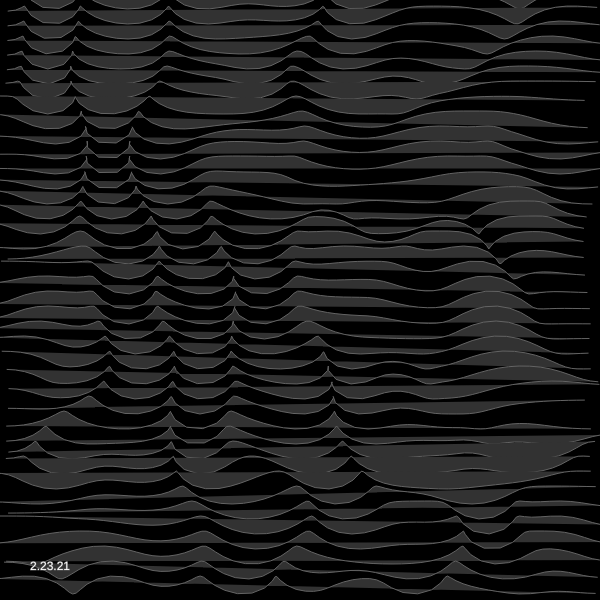
Frame 1 (no input)
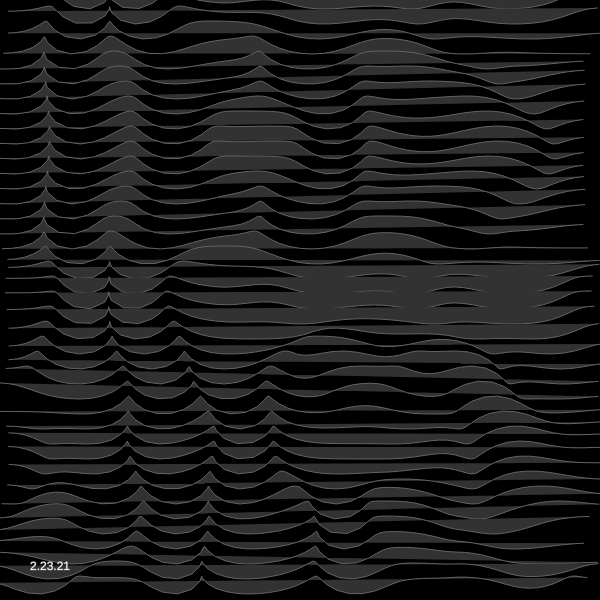
Frame 60 (no input)
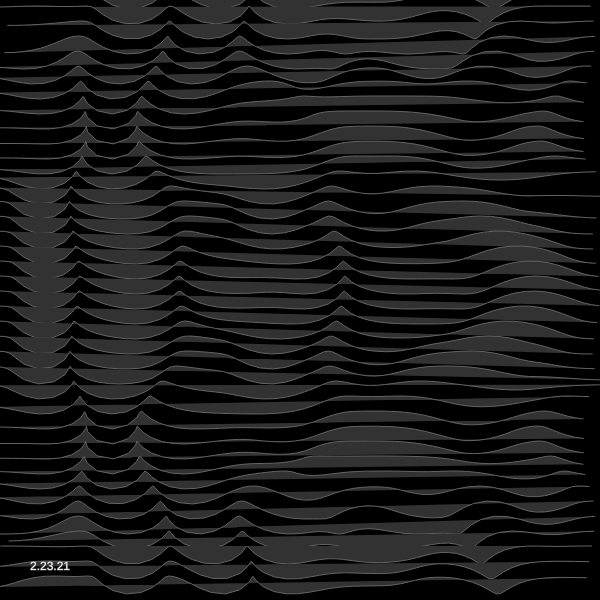
Frame 120 (the mouse pressed at the canvas centre since frame 60)

The p5.js sketch that drew these frames (run headless with seeded random() and noise() and a simulated clock; from frame 60 on, the mouse is pressed at the canvas centre):

// p5.js sketch
// ── sketch.js
function setup () {
    var canvas;
    if(windowWidth>=600 && windowHeight >=600){
      canvas = createCanvas(600, 600);
    }
    else{
      canvas = createCanvas(windowWidth, windowHeight - 100);
    }

    var x = (windowWidth - width) / 2;
    var y = (windowHeight - height) / 2;

    canvas.position(x, y);

    background(0);

}

var t = 0;

function draw() {
  background(0);
  stroke(100)
  fill(50)

  k=map(sin(t+=.004),-1,1,99,50)

  for(y=0; y<width; y+=15,endShape()){
    for(beginShape(),x=0; x<width; x+=8){
      vertex(cos(d=noise(x/width,y/width-t)*k)*9+x,sin(d)*9+y);
    }
  }

  fill(255)
  text("2.23.21", 30, height-30)
}
